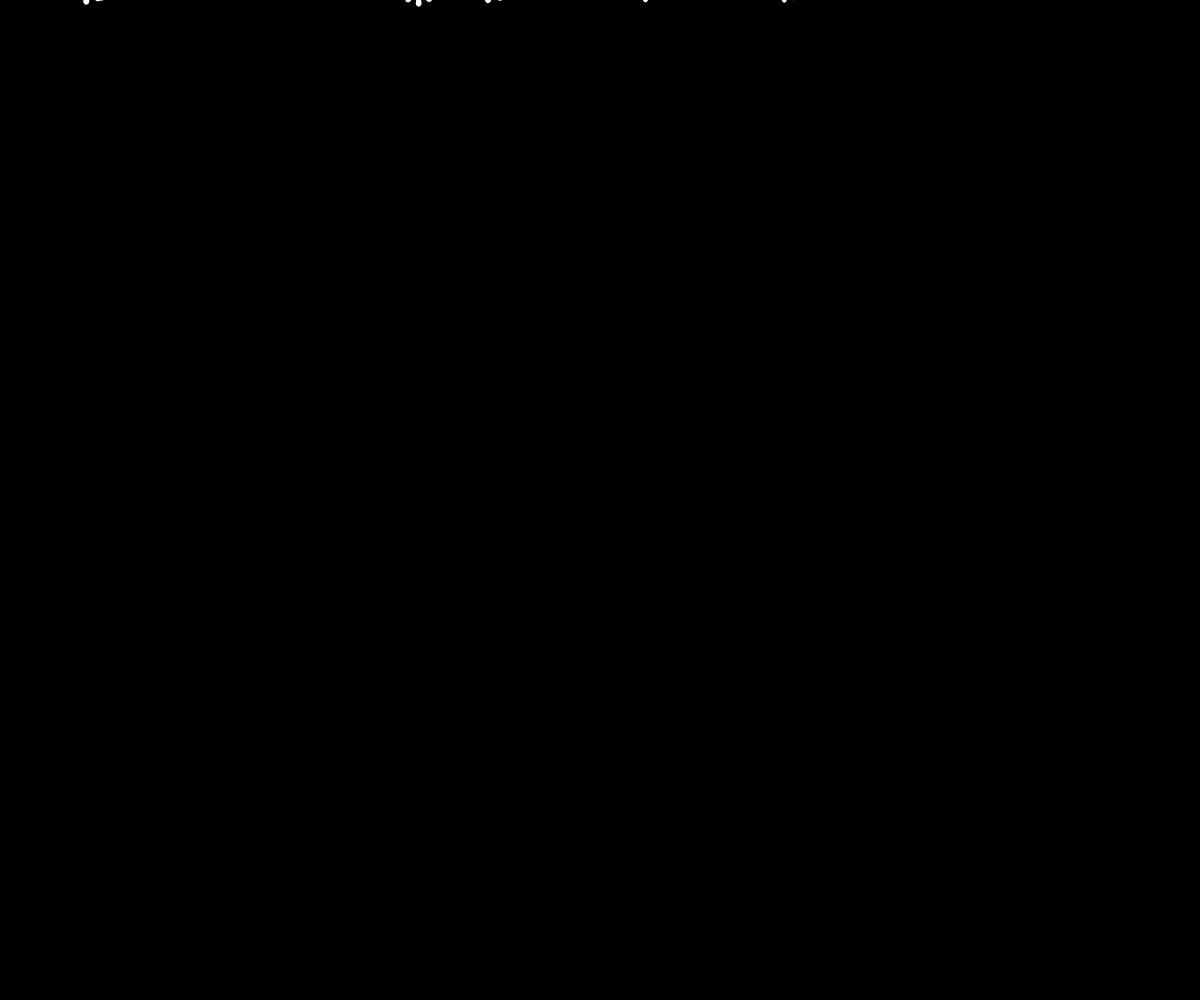
Frame 1 (no input)
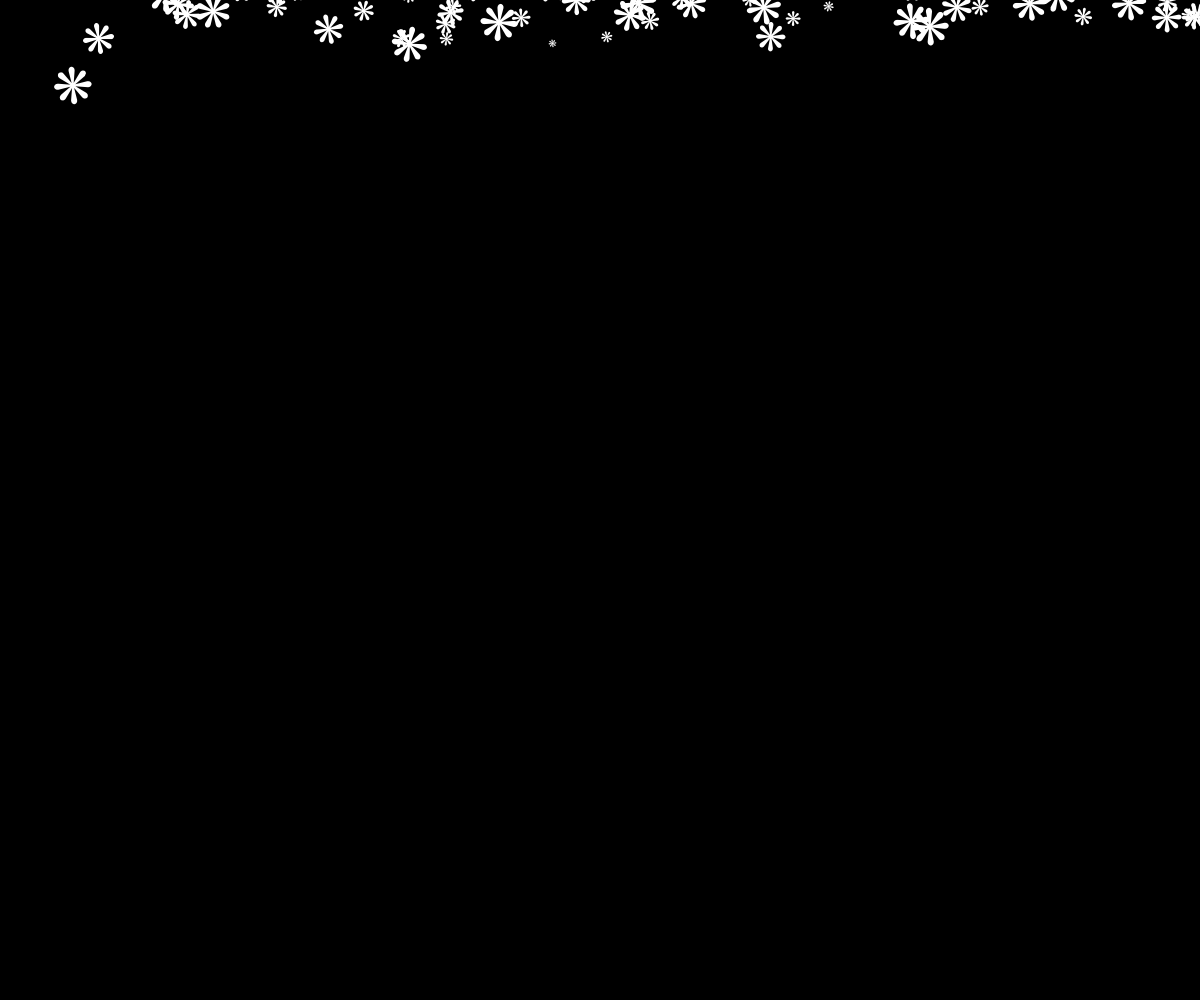
Frame 60 (no input)
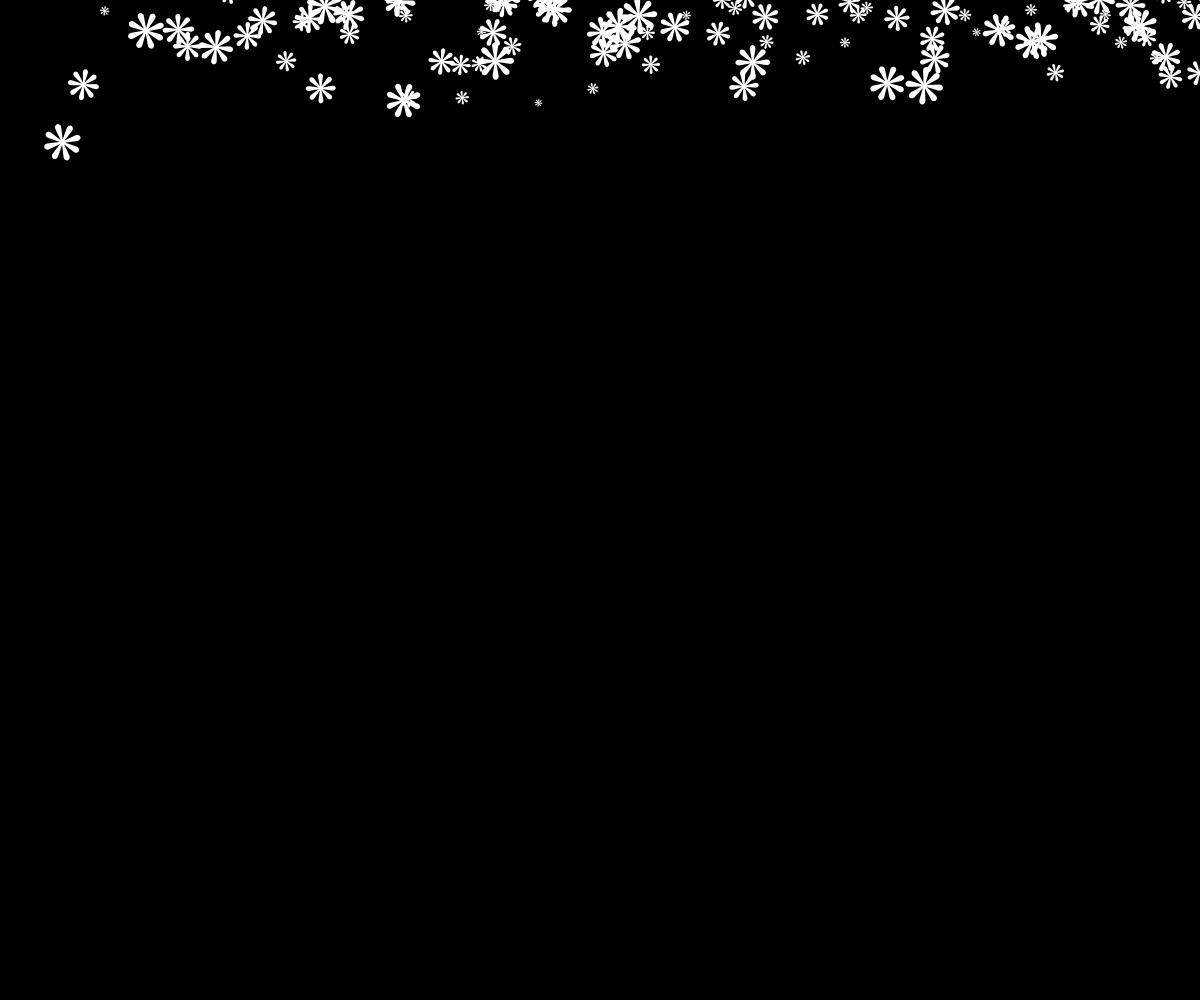
Frame 120 (the mouse pressed at the canvas centre since frame 60)

The p5.js sketch that drew these frames (run headless with seeded random() and noise() and a simulated clock; from frame 60 on, the mouse is pressed at the canvas centre):

// p5.js sketch
// ── sketch.js
let fiocchi = [];
let numeroFiocchi = 150;

function setup() {
	createCanvas(windowWidth, windowHeight);
	for (let i = 0; i < numeroFiocchi; i++) {
		fiocchi[i] = creaFiocco();
	}
}

function windowResized() {
	resizeCanvas(windowWidth, windowHeight);
}

function draw() {
	background(0);
	fill(255);
	textAlign(CENTER, CENTER);

	for (let i = 0; i < fiocchi.length; i++) {
		let f = fiocchi[i];

		// Oscillazione orizzontale
		f.angolo += f.velOscillazione;
		let oscillazione = sin(f.angolo) * f.ampiezza;
		f.px = f.baseX + oscillazione;
		f.py += f.vel;

		// Rotazione
		f.rot += f.velRot;

		// Repulsione dal mouse
		let dx = f.px - mouseX;
		let dy = f.py - mouseY;
		let distanza = sqrt(dx * dx + dy * dy);
		let raggioRepulsione = 200;

		if (distanza < raggioRepulsione) {
			let forza = (raggioRepulsione - distanza) / raggioRepulsione;
			f.px += (dx / distanza) * forza * 5;
			f.py += (dy / distanza) * forza * 5;
		}

		// Riposiziona in alto se scende
		if (f.py > height) {
			fiocchi[i] = creaFiocco();
			fiocchi[i].py = 0;
		}

		// Disegna con rotazione
		textSize(f.dim);
		push();
		translate(f.px, f.py);
		rotate(f.rot);
		text("❋", 0, 0);
		pop();
	}
}

// Funzione per creare un nuovo fiocco con proprietà casuali
function creaFiocco() {
	return {
		baseX: random(0, width),
		px: 0,
		py: random(-100, -10),
		dim: random(10, 50),
		vel: random(0.3, 1),
		angolo: random(TWO_PI),
		ampiezza: random(10, 30),
		velOscillazione: random(0.01, 0.03),
		rot: random(TWO_PI),
		velRot: random(-0.01, 0.01)
	};
}
